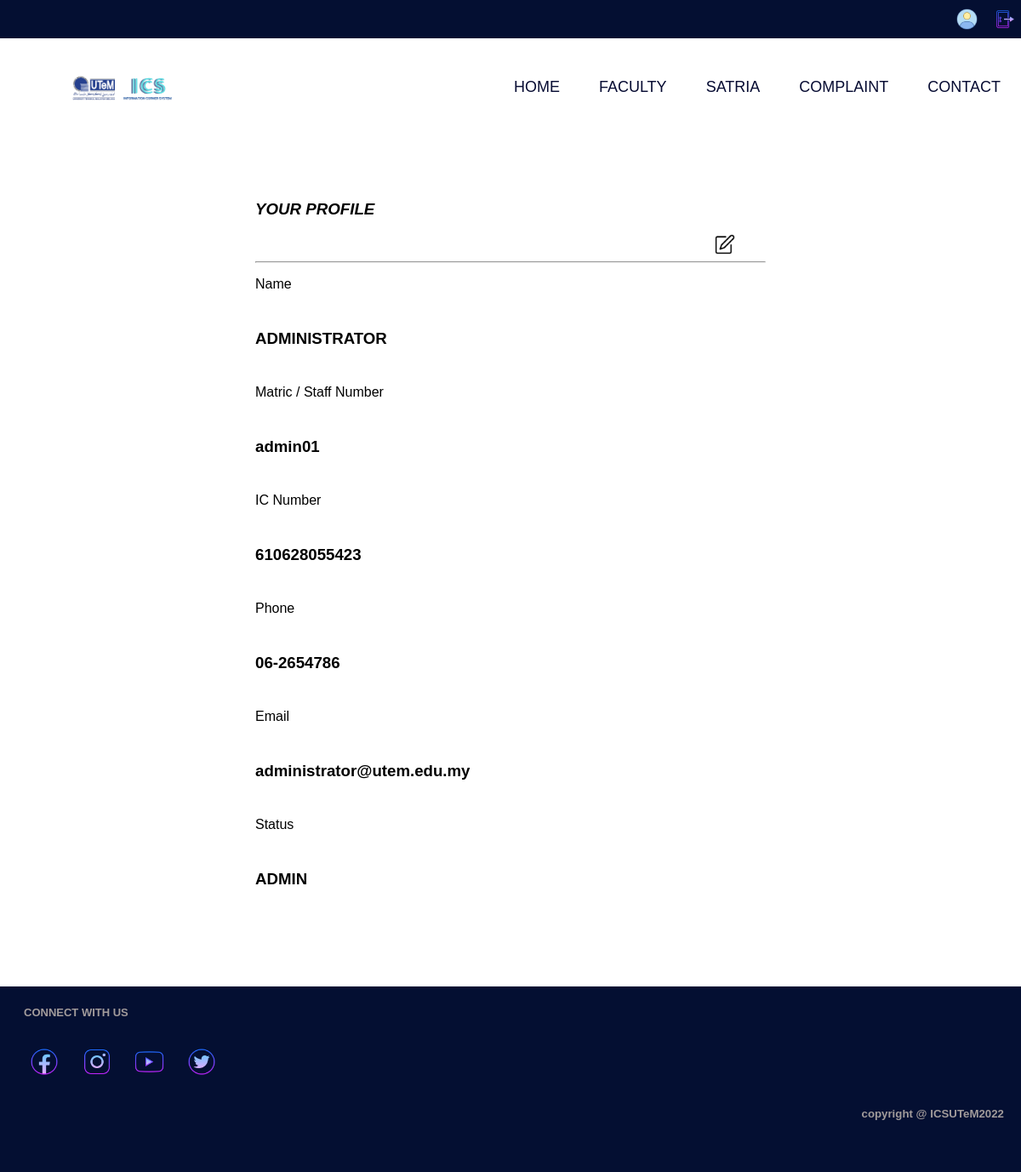
The app's page /profileS.php (signed in) with its own data.
### tables this page shows
CREATE TABLE `user` (
  `id` int(5) NOT NULL,
  `name` varchar(50) NOT NULL,
  `no_matrik` varchar(20) NOT NULL,
  `no_ic` varchar(20) NOT NULL,
  `email` varchar(50) NOT NULL,
  `phone` varchar(30) NOT NULL,
  `kategori` varchar(10) NOT NULL,
  `password` varchar(20) NOT NULL
);

### profileS.php (the view, shortened to what this page needs)
<link rel="stylesheet" href="css/profile.css">
<?php
include ('headS.php');
include ('database/connect.php');
$userid= $_SESSION['no_matrik'];
$password= $_SESSION['password'];
$sql= "SELECT * FROM user where no_matrik ='$userid' and password= '$password'";
$result = $conn->query($sql);
if ($result->num_rows > 0) {
	while($row = $result->fetch_assoc()) {
    echo "<div class='profile'>";
    echo "<h3 class='title01'>YOUR PROFILE </h3><a href='updateProfilS.php'><img src='image/but_edit.png' class='but'></a> ";
    echo"<hr>";
        echo "<div class='col-sm-6'>";
        echo "<p class='m-b-10 f-w-600'>Name</p>";
        echo"<h6 class='text-muted f-w-400'>".$row['name']."";
        echo"</div>";
        echo "<div class='col-sm-6'>";
        echo "<p class='m-b-10 f-w-600'>Matric / Staff Number</p>";
        echo"<h6 class='text-muted f-w-400'>".$row['no_matrik']."";
        echo"</div>";
        echo "<div class='col-sm-6'>";
        echo "<p class='m-b-10 f-w-600'>IC Number</p>";
        echo"<h6 class='text-muted f-w-400'>".$row['no_ic']."";
        echo"</div>";
        echo "<div class='col-sm-6'>";
        echo "<p class='m-b-10 f-w-600'>Phone</p>";
        echo"<h6 class='text-muted f-w-400'>".$row['phone']."";
        echo"</div>";
        echo "<div class='col-sm-6'>";
        echo "<p class='m-b-10 f-w-600'>Email</p>";
        echo"<h6 class='text-muted f-w-400'>".$row['email']."";
        echo"</div>";
        echo "<div class='col-sm-6'>";
        echo "<p class='m-b-10 f-w-600'>Status</p>";
        echo"<h6 class='text-muted f-w-400'>".$row['kategori']."";
        echo"</div>";
    echo"</div>";
    }
} else {
    echo "0 results";
}
?>
<footer>
  <br>
</footer>

### css/profile.css (style rules this page uses)
.profile { margin-left: 25%; margin-right: 25%; font-family: Arial, Helvetica, sans-serif; }
footer { background-color: rgb(4, 15, 50); padding: 10px; margin-left: auto; margin-right: auto; }
.title01 { font-style: italic; }
.but { width:4%; margin-left: 90%; }
body { background-color: #ffffff }
h6 { font-size: 14pt; }
.m-b-10 { margin-bottom: 10px; }
.text-muted { color: #000000 !important; }
.f-w-600 { font-size: 12pt; }

### css/fhead.css (style rules this page uses)
body { margin: 0%; }

### css/footer.css (style rules this page uses)
.button { width: 1cm; padding: 10px; }
footer.rr { background-color: rgb(4, 15, 50); }
.text1 { margin-left: 5px; color: rgb(162, 155, 155); font-size: small; font-family: Arial, Helvetica, sans-serif; }
h5 { font-family: Arial, Helvetica, sans-serif; color: rgb(162, 155, 155); text-align: right; }

### records on screen
user: name "ADMINISTRATOR", no_matrik "admin01", no_ic "610628055423", phone "06-2654786", email "administrator@utem.edu.my", kategori "ADMIN"
